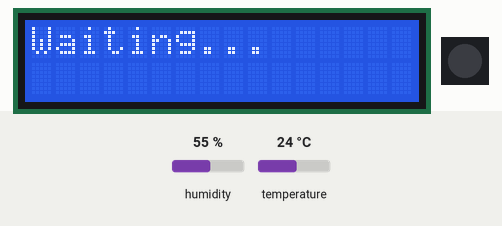
This sketch was run on a simulated Arduino Uno, built with avr-gcc and run on an emulated ATmega328P. On the bench: 16×2 character LCD, 1 RGB LEDs in strip order, left to right. The inputs (shaded band) are chosen by the test bench; at power-on: humidity 55 %, temperature 24 °C. Dim RGB values are drawn brighter than linear.

Above: at 1.2 s.
1.3 s: humidity set to 22 %
At 2.5 s:
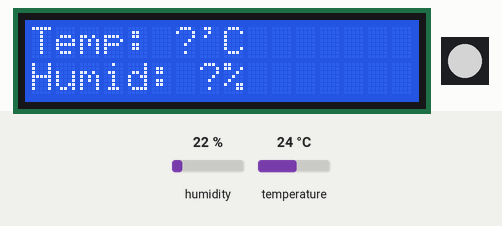
4.3 s: temperature set to 12 °C
At 6.9 s:
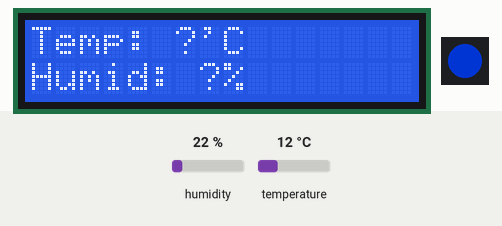
7.6 s: temperature set to 28 °C
At 9.6 s:
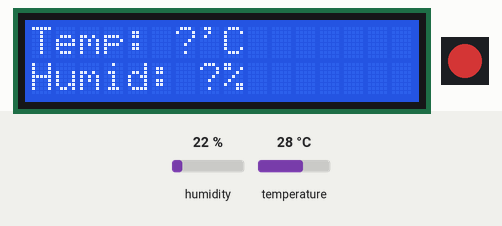
10.6 s: temperature set to 19 °C
At 12.8 s:
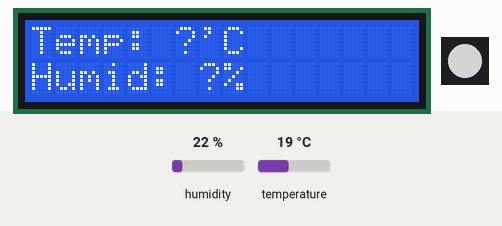
Timing chart, 0 to 14.3 s (numbered marks = the images above; inputs shaded):
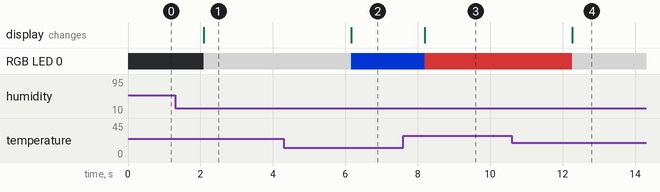

Measured:
- after the input at 1.3 s, the display: changes after 0.80 s (image 1)
- after the input at 4.3 s, RGB LED 0: RGB(128, 128, 128) → RGB(0, 32, 128) after 1.9 s
- after the input at 7.6 s, RGB LED 0: RGB(0, 32, 128) → RGB(128, 32, 32) after 0.60 s
- after the input at 10.6 s, RGB LED 0: RGB(128, 32, 32) → RGB(128, 128, 128) after 1.7 s

The sketch:

lcd_sensor_test.ino
```cpp
#include <LiquidCrystal.h>
#include <DHT.h>
#include <Adafruit_NeoPixel.h>

double calculate_discomfort_index(double temp, double humid);
void led_set_color(int red, int green, int blue);
void print_lcd(String first_line, String second_line);

const int
DHT11_DATA_PIN = 0,
LED_PIN = 2,
LCD_WIDTH = 16,
LCD_HEIGHT = 2,
LCD_RS_PIN = 4,
LCD_ENABLE_PIN = 16,
LCD_D4_PIN = 17,
LCD_D5_PIN = 5,
LCD_D6_PIN = 18,
LCD_D7_PIN = 19;

LiquidCrystal lcd(LCD_RS_PIN, LCD_ENABLE_PIN, LCD_D4_PIN, LCD_D5_PIN, LCD_D6_PIN, LCD_D7_PIN);
DHT dht(DHT11_DATA_PIN, DHT11);
Adafruit_NeoPixel pixels(1, LED_PIN, NEO_GRB + NEO_KHZ800);

void setup() {
  lcd.begin(LCD_WIDTH, LCD_HEIGHT);
  dht.begin();
  pixels.begin();
}

void loop() {
  double temp;
  double humid;
  double discomfort_index;
  char temp_line_buf[32];
  char humid_line_buf[32];

  print_lcd("Waiting...", "");
  led_set_color(0, 0, 0);
  delay(2000);

  while (true) {
    temp = dht.readTemperature();
    humid = dht.readHumidity();

    if (isnan(temp) || isnan(humid)) {
      print_lcd("Error!", "Restarting...");
      return;
    }

    discomfort_index = calculate_discomfort_index(temp, humid);

    if (discomfort_index <= 55) {
      led_set_color(0, 0, 128);
    }
    else if (55 < discomfort_index && discomfort_index <= 60) {
      led_set_color(0, 32, 128);
    }
    else if (60 < discomfort_index && discomfort_index <= 70) {
      led_set_color(128, 128, 128);
    }
    else if (70 < discomfort_index && discomfort_index <= 75) {
      led_set_color(128, 32, 32);
    }
    else if (75 < discomfort_index && discomfort_index <= 80) {
      led_set_color(128, 16, 16);
    }
    else if (80 < discomfort_index && discomfort_index <= 85) {
      led_set_color(128, 8, 8);
    }
    else {
      led_set_color(128, 0, 0);
    }

    sprintf(temp_line_buf,  "Temp: %.1lf'C",  temp);
    sprintf(humid_line_buf, "Humid: %.1lf%%", humid);
    print_lcd(temp_line_buf, humid_line_buf);

    delay(1000);
  }
}

double calculate_discomfort_index(double temp, double humid) {
  return 0.81 * temp + 0.01 * humid * (0.99 * temp - 14.3) + 46.3;
}

void led_set_color(int red, int green, int blue) {
  pixels.clear();
  pixels.setPixelColor(0, pixels.Color(red, green, blue));
  pixels.show();
}

void print_lcd(String first_line, String second_line) {
  lcd.clear();
  lcd.setCursor(0, 0);
  lcd.print(first_line);
  lcd.setCursor(0, 1);
  lcd.print(second_line);
}
```
